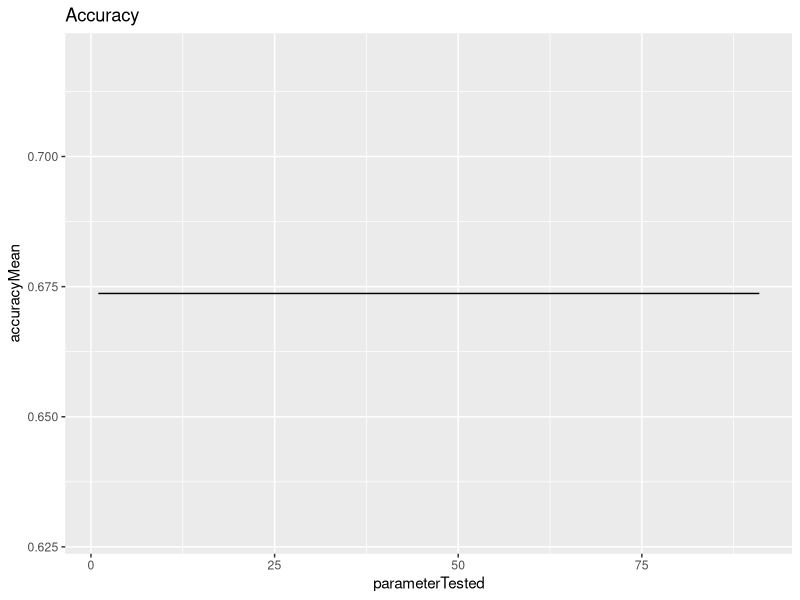
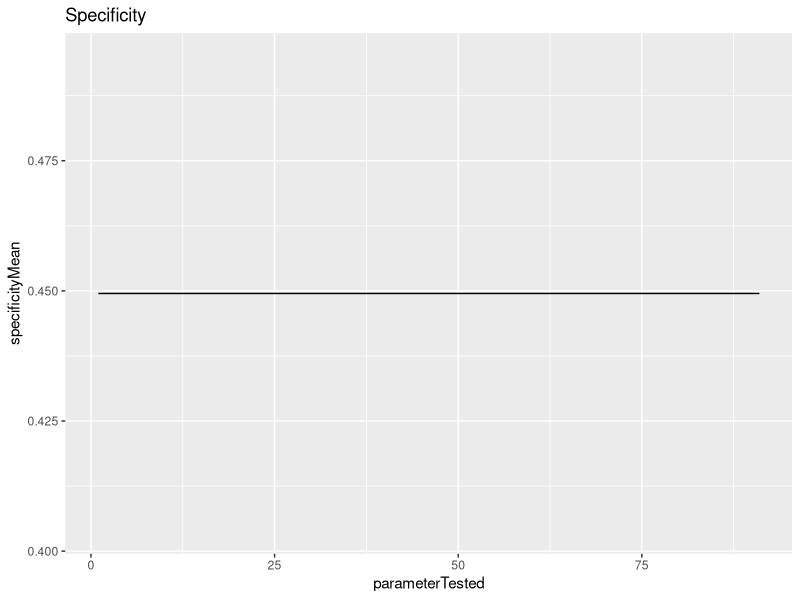
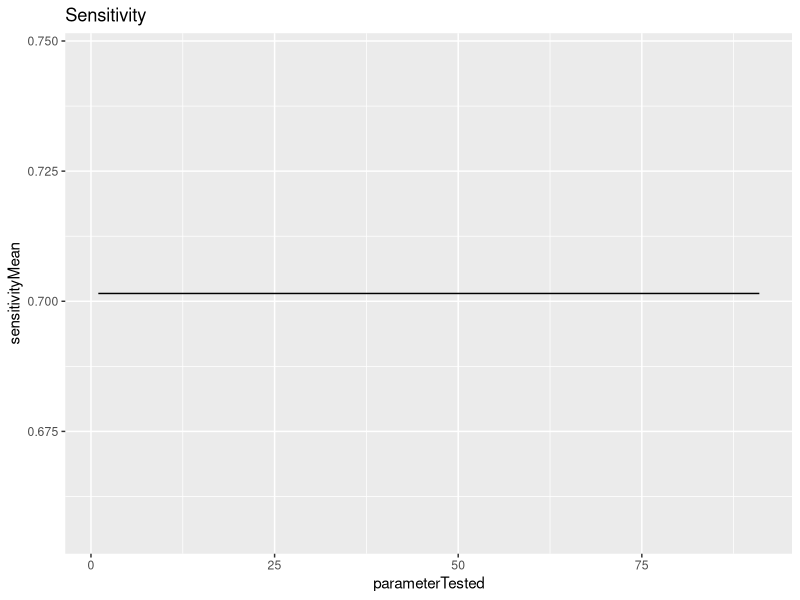
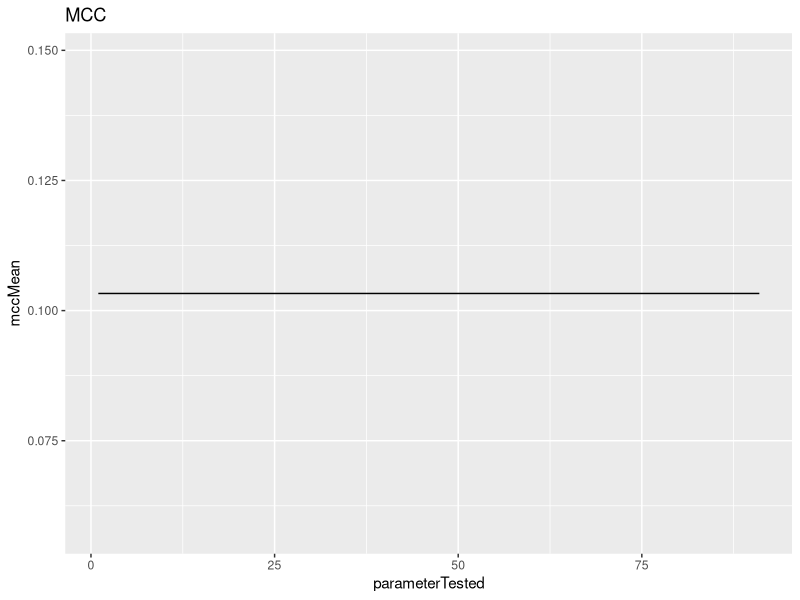
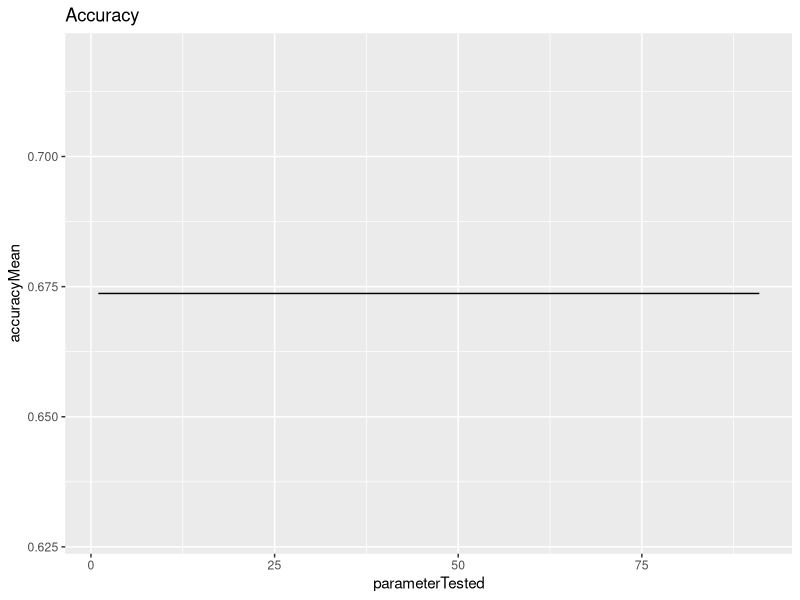
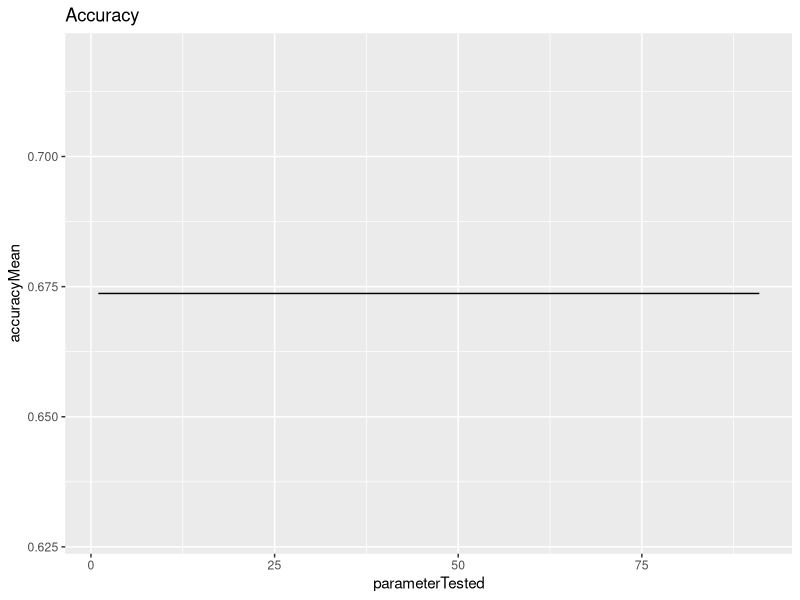
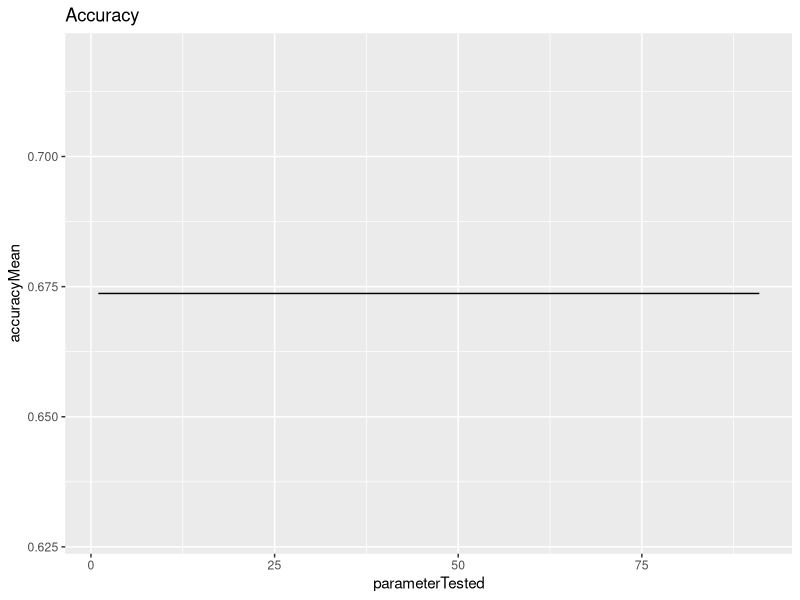
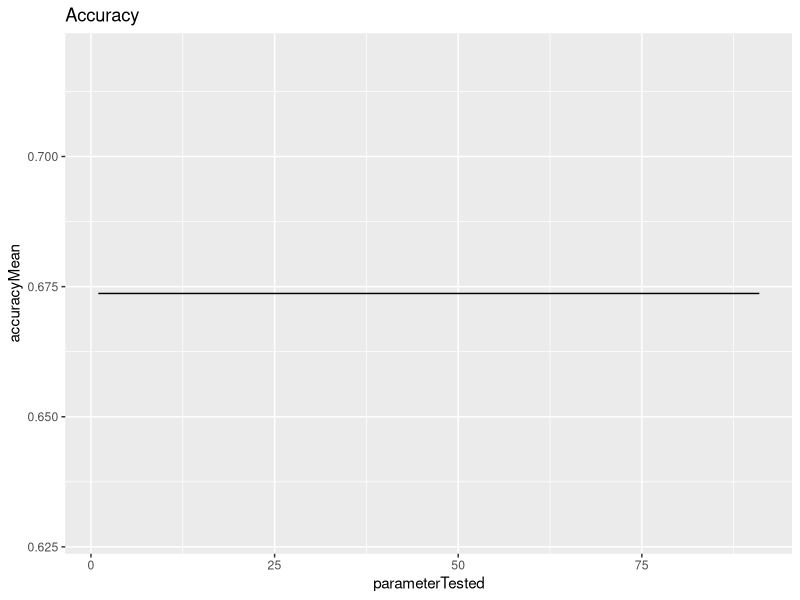

R code for these plots, in order:
## ---- chunk 1
setwd("~/Desktop/CAMDA_CMAP_Challenge")
#setwd("~/Desktop")
data <- read.table("parameterOptomizationOutFile.txt", sep="\t", header=TRUE)
data
## ---- chunk 2
accuracyMean <- tapply(data$accuracy,data$parameterTested,mean)
sensitivityMean <- tapply(data$sensitivity,data$parameterTested,mean)
specificityMean <- tapply(data$specificity,data$parameterTested,mean)
mccMean <- tapply(data$mcc,data$parameterTested,mean)

accuracyMean <- data.frame(accuracyMean)
parameterTested <- row.names(accuracyMean)

prepared.data <- data.frame(parameterTested,accuracyMean,sensitivityMean,specificityMean,mccMean) 
prepared.data$parameterTested <- as.numeric(as.character(prepared.data$parameterTested))
prepared.data
## ---- chunk 3
library(ggplot2)

accuracyPlot <- ggplot(prepared.data,aes(parameterTested,accuracyMean))+
  geom_line() +
  labs(title="Accuracy")

specificityPlot <- ggplot(prepared.data,aes(parameterTested,specificityMean))+
  geom_line() +
  labs(title="Specificity")

sensitivityPlot <- ggplot(prepared.data,aes(parameterTested,sensitivityMean))+
  geom_line() +
  labs(title="Sensitivity")

mccPlot <- ggplot(prepared.data,aes(parameterTested,mccMean))+
  geom_line() +
  labs(title="MCC")

accuracyPlot
specificityPlot
sensitivityPlot
mccPlot

## ---- chunk 4
## change location for your algorithm and parameter
setwd("ParameterOptomizationGraphs/randomForest/max_leaf_nodes")

## 
ggsave("accuracymax_leaf_nodes.png",accuracyPlot)
ggsave("specificitymax_leaf_nodes.png",accuracyPlot)
ggsave("sensitivitymax_leaf_nodes.png",accuracyPlot)
ggsave("mccmax_leaf_nodes.png",accuracyPlot)
